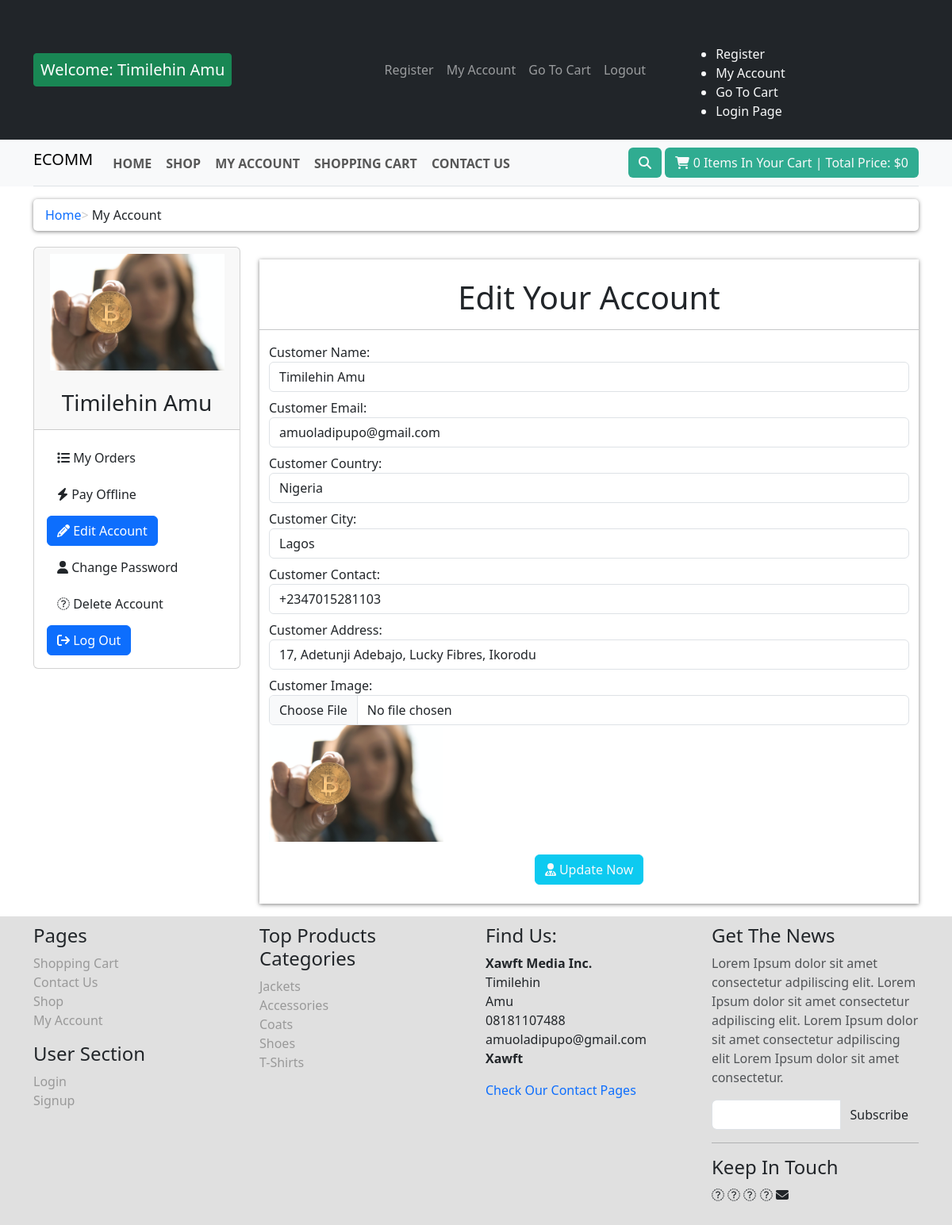
The page /customer/my_account.php?edit_account (signed in) on the database its author committed.
### tables this page shows
CREATE TABLE `customer` (
  `customer_id` int(10) NOT NULL,
  `customer_name` varchar(255) NOT NULL,
  `customer_email` varchar(255) NOT NULL,
  `customer_pass` varchar(25) NOT NULL,
  `customer_city` text NOT NULL,
  `customer_country` text NOT NULL,
  `customer_contact` varchar(255) NOT NULL,
  `customer_address` varchar(255) NOT NULL,
  `customer_image` text NOT NULL,
  `customer_ip` varchar(255) NOT NULL
);

### customer/edit_account.php (the view, shortened to what this page needs)
<?php
$email = $_SESSION["customer_email"];
$get_user = "SELECT * FROM customer WHERE customer_email = '$email'";
$run_user = mysqli_query($conn, $get_user);
while($row_user = mysqli_fetch_array($run_user)){
    $name = $row_user["customer_name"];
    $mail = $row_user["customer_email"];
    $country = $row_user["customer_country"];
    $city = $row_user["customer_city"];
    $contact = $row_user["customer_contact"];
    $address = $row_user["customer_address"];
    $image = $row_user["customer_image"];
}
?>
<center>
    <h1>Edit Your Account</h1>
</center>
<hr>
<div class="container">
<form action="" method="POST" class="needs-validation" enctype="multipart/form-data">
<div class="form-group">
    <label>Customer Name:</label>
    <input type="text" name="c_name" value="<?php echo $name; ?>" id="" class="form-control" required>
</div>
<div class="form-group mt-2">
<label>Customer Email:</label>
    <input type="email" name="c_email" value="<?php echo $mail; ?>" id="" class="form-control" required>
</div>
<div class="form-group mt-2">
<label>Customer Country:</label>
    <input type="text" name="c_country" value="<?php echo $country; ?>" id="" class="form-control" required>
</div>
<div class="form-group mt-2">
<label>Customer City:</label>
    <input type="text" name="c_city" id="" value="<?php echo $city; ?>" class="form-control" required>
</div>
<div class="form-group mt-2">
<label>Customer Contact:</label>
    <input type="tel" name="c_contact" id="" value="<?php echo $contact; ?>" class="form-control" required>
</div>
<div class="form-group mt-2">
<label>Customer Address:</label>
    <input type="text" name="c_address" id="" class="form-control" value="<?php echo $address; ?>" required>
</div>
<div class="form-group mt-2">
<label>Customer Image:</label>
    <input type="file" name="c_image" id="" class="form-control" required>
    <img src="../images/customer-images/<?php echo $image; ?>" alt="" class="img-fluid" style="width: 220px;">
</div>
<div class="text-center mt-3">
    <button class="btn btn-info text-light" type="submit" name="update"><i class="fa fa-user-md"></i> Update Now</button>
</div>
</form>
</div>

### customer/my_account.php (shortened to what this page needs)
<?php
if(!isset($_SESSION["customer_email"])){
    echo '<script>window.open("../checkout.php", "_self")</script>';
}
else{
    include("../includes/db.php");
    include("../functions/functions.php");
?>
<!DOCTYPE html>
<html lang="en">
<head>
    <link rel="stylesheet" href="../../bootstrap/css/bootstrap.min.css">
    <link rel="stylesheet" href="../../font-awesome-4.7.0/css/font-awesome.css">
    <link rel="stylesheet" href="../css/style.css">
</head>
<body>
<div class="container-fluid bg-dark">
      <div class="container">
      <nav class="navbar navbar-expand-md bg-dark navbar-dark">
      <a href="#" class="btn btn-success btn-sm navbar-brand"><?php
        if(!isset($_SESSION["customer_email"])){
            echo "Welcome: GUEST";
        }
        else{
            $mail = $_SESSION["customer_email"];
            $get_name = "SELECT * FROM customer WHERE customer_email = '$mail'";
            $run_name = mysqli_query($conn, $get_name);
            $row_name = mysqli_fetch_array($run_name);
            $name = $row_name["customer_name"];
            echo "Welcome: ". $name;
        }
        ?></a>
        <div class="collapse navbar-collapse">
        <ul class="menu navbar-nav ms-auto">
            <li class="nav-item"><a href="../customer_register.php" class="nav-link">Register</a></li>
            <li class="nav-item"><a href="../customer/my_account.php" class="nav-link">My Account</a></li>
            <li class="nav-item"><a href="../cart.php" class="nav-link">Go To Cart</a></li>
            <li class="nav-item"><?php
                if(!isset($_SESSION["customer_email"])){
                    echo '<a href="../checkout.php" class="nav-link">Login Page</a>';
                }
                else{
                    echo '<a href="../logout.php" class="nav-link">Logout</a>';
                }
                ?></li>
</ul>
        </div>
        <div class="offcanvas offcanvas-end navbar-offcanvas bg-dark text-light" id="canva">
        <ul class="menu mt-5 ms-5">
            <li class="nav-item"><a href="../customer_register.php" class="nav-link">Register</a></li>
            <li class="nav-item"><a href="../customer/my_account.php" class="nav-link">My Account</a></li>
            <li class="nav-item"><a href="../cart.php" class="nav-link">Go To Cart</a></li>
            <li class="nav-item"><a href="../checkout.php" class="nav-link">Login Page</a></li>
</ul>
        </div>
        </nav>
      </div>
       </div>
<div class="container-fluid bg-light">
    <div class="container">
        <nav class="navbar nav-tabs navbar-expand-md navbar-light">
            <h4 class="navbar-brand">ECOMM</h4>
            <div class="collapse navbar-collapse" id="canva2">
                <ul class="navbar-nav" id="nav-links">
                    <li class="nav-item"><a href="../index.php" class="nav-link">HOME</a></li>
                    <li class="nav-item"><a href="../shop.php" class="nav-link">SHOP</a></li>
                    <li class="nav-item"><a href="../customer/my_account.php" class="nav-link">MY ACCOUNT</a></li>
                    <li class="nav-item"><a href="../cart.php" class="nav-link">SHOPPING CART</a></li>
                    <li class="nav-item"><a href="../contact.php" class="nav-link">CONTACT US</a></li>
                </ul>
            </div>
            <div class="ms-auto">
                <span><button data-bs-toggle="collapse" data-bs-target="#formsearch" class="btn text-light"><i class="fa fa-search"></i></button></span>
                <span><button class="btn text-light"><i class="fa fa-shopping-cart"></i> <?php items();?> Items In Your Cart | Total Price: <?php total_price();?></button></span>
            </div>
        </nav>
    </div>
</div>
<div id="content">
    <div class="container">
        <div class="col-md-12 mt-3">
            <ul class="breadcrumb">
                <li class="padding-right: 3px;"><a style="text-decoration: none;" href="index.php">Home</a> </li>
                <li>My Account</li>
            </ul>
        </div>
        <div class="row">
       <div class="col-md-3">
        <?php include ("includes/sidebar.php"); ?>
        </div>
<div class="col-md-9">
    <div class="box mt-3 pt-4 mb-3 pb-4" style="box-shadow: 0px 1px 5px rgba(0,0,0,0.5);">
    <?php
    if(isset($_GET["my_orders"])){
        include("my_orders.php");
    }
    elseif(isset($_GET["pay_offline"])){
        include("pay_offline.php");
    }
    elseif(isset($_GET["edit_account"])){
        include("edit_account.php");
    }
    elseif(isset($_GET["change_password"])){
        include("change_password.php");
    }
    elseif(isset($_GET["delete_account"])){
        include("delete_account.php");
    }
    else{
        include("my_orders.php");
    }
    ?>
</div>
        </div>
    </div>
</div>
<?php include ("../includes/footer.php"); ?>
</body>
</html>
<?php }?>

### customer/includes/sidebar.php
<div class="card">
    <div class="card-header">
    <center>
        <?php
        $email = $_SESSION["customer_email"];
        $get_customer = "SELECT * FROM customer WHERE customer_email = '$email'";
        $run_customer = mysqli_query($conn, $get_customer);
        while($row_customer = mysqli_fetch_array($run_customer)){
            $image = $row_customer["customer_image"];
            $name = $row_customer["customer_name"];
        }
        ?>
        <img src="../images/customer-images/<?php echo $image; ?>" style="width: 220px;" alt="">
    </center>
<br>
    <h3 class="card-title text-center"><?php echo $name; ?></h3>
    </div>
    <div class="card-body">
        <ul class="nav-pills nav-stacked nav">
            <li><a  class="<?php if(isset($_GET["my_orders"])){echo "btn-primary";}?> btn" href="my_account.php?my_orders" style="text-decoration: none;">
                <i class="fa fa-list"> </i> My Orders
            </a></li>
            <li><a  class="<?php if(isset($_GET["pay_offline"])){echo "btn-primary";}?> btn mt-2" href="my_account.php?pay_offline" style="text-decoration: none;">
                <i class="fa fa-bolt"> </i> Pay Offline
            </a></li>
            <li><a  class="<?php if(isset($_GET["edit_account"])){echo "btn-primary";}?> btn mt-2" href="my_account.php?edit_account" style="text-decoration: none;">
                <i class="fa fa-pencil"> </i> Edit Account
            </a></li>
            <li><a  class="<?php if(isset($_GET["change_password"])){echo "btn-primary";}?> btn mt-2" href="my_account.php?change_password" style="text-decoration: none;">
                <i class="fa fa-user"> </i> Change Password
            </a></li>
            <li><a  class="<?php if(isset($_GET["delete_account"])){echo "btn-primary";}?> btn mt-2" href="my_account.php?delete_account" style="text-decoration: none;">
                <i class="fa fa-trash-o"> </i> Delete Account
            </a></li>
            <li><form action="logout.php" method="post"><button  class="btn-primary btn mt-2"  name="logout">
                <i class="fa fa-sign-out"> </i> Log Out
</button></form></li>
</ul>
    </div>
</div>

### css/style.css (style rules this page uses)
* { margin: 0; padding: 0; }
div.ms-auto button, .btn1 { background-color: rgb(48, 172, 145); }
div#canva2 ul li a { font-weight: bolder; }
.breadcrumb { padding: 8px 15px; margin-bottom: 20px; background-color: #fff; border-radius: 5px; box-shadow: 0px 1px 5px rgba(0,0,0,0.5); }
.breadcrumb > li + li::before { content: ">\00a0"; color: #ccc; }

### rows shown on the page
customer: customer_name "Timilehin Amu", customer_image (picture), c_name "Timilehin Amu", c_email "amuoladipupo@gmail.com", c_country "Nigeria", c_city "Lagos", c_contact "+2347015281103", c_address "17, Adetunji Adebajo, Lucky Fibres, Ikorodu"

### other values the page prints
$count_items "0"
$total "0"
